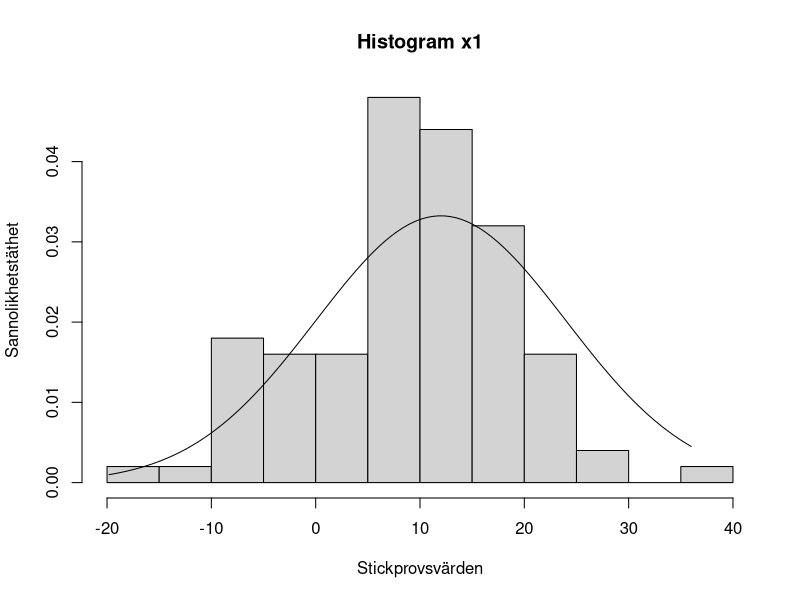
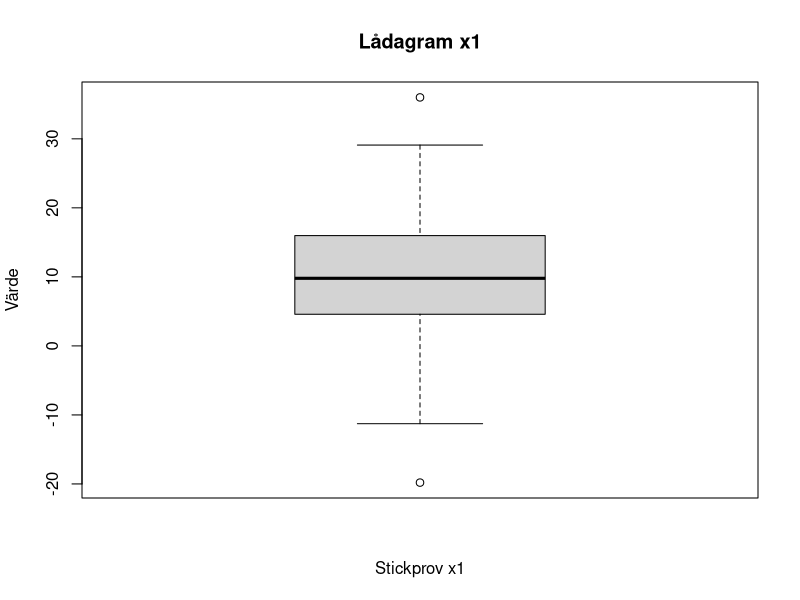
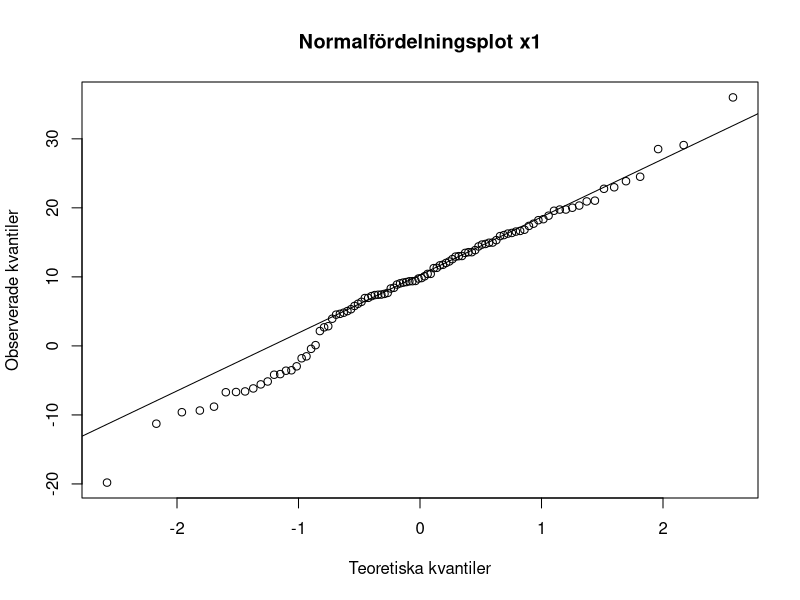
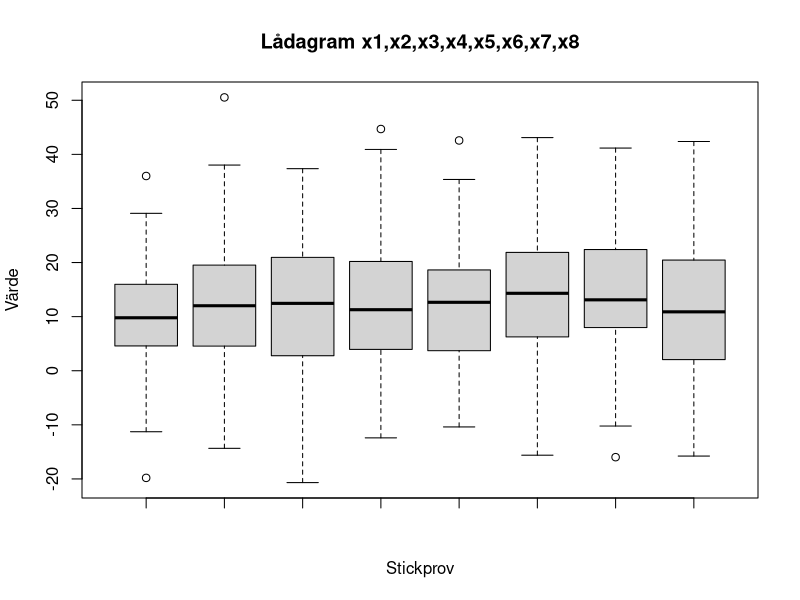
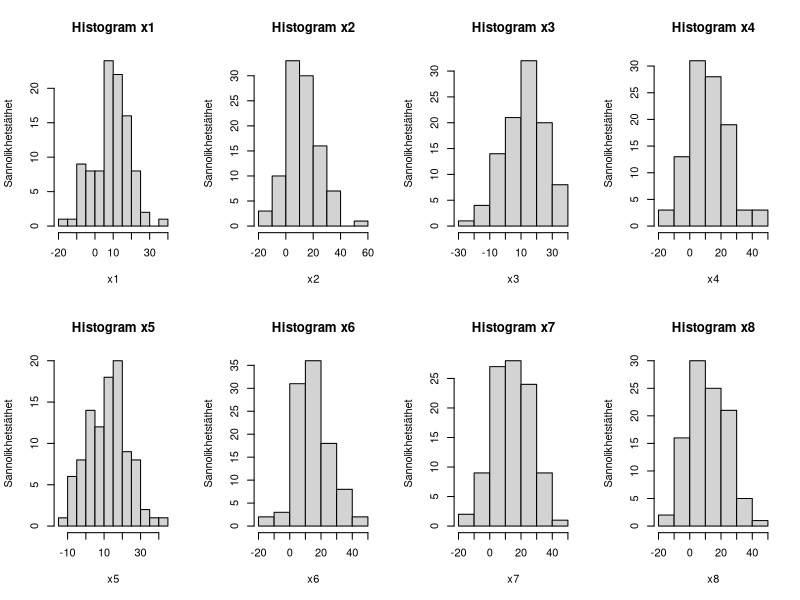
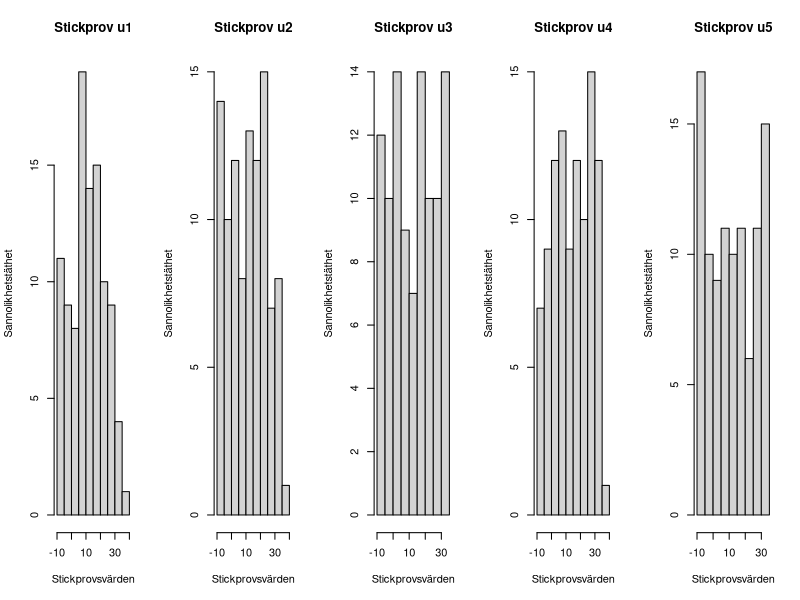
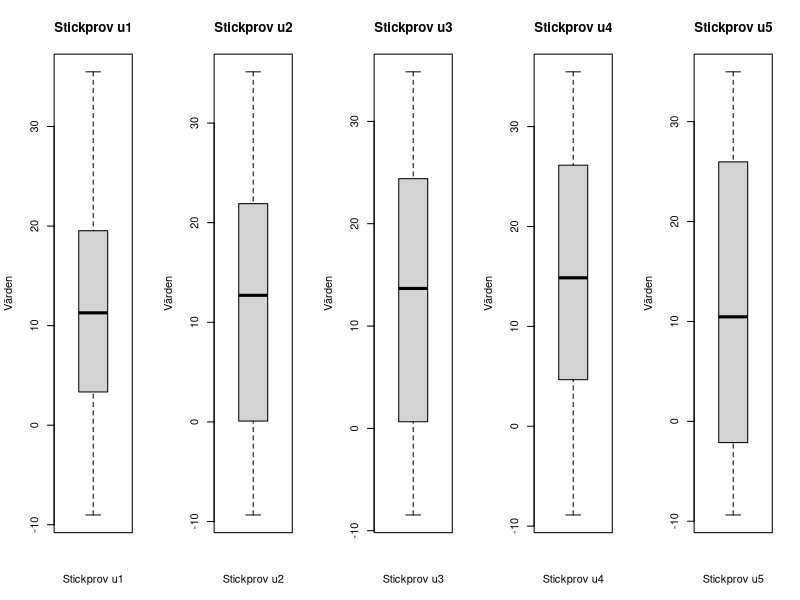
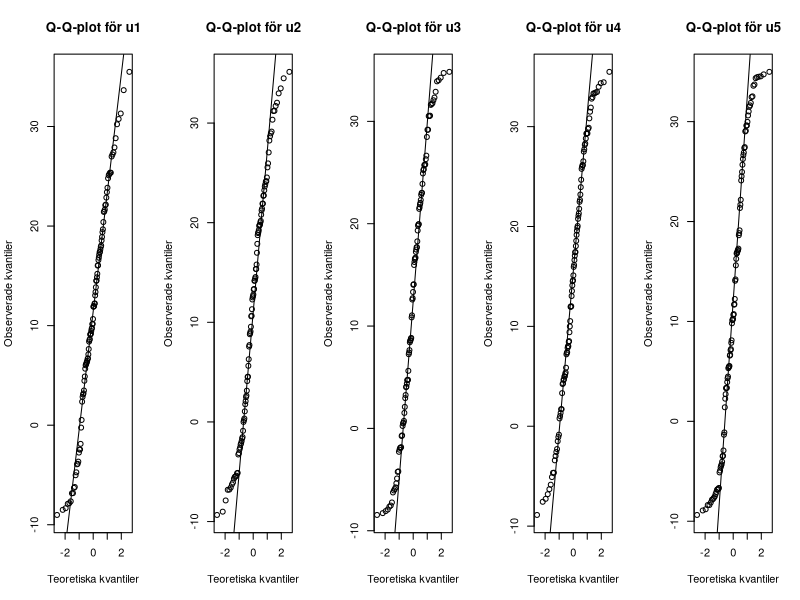

Source code (R) for these figures, in order:
## ---- chunk 1
set.seed(20040911)

n <- 100

x1 <- rnorm(n, 12, 12)

hist(x1,
     main = "Histogram x1",
     xlab = "Stickprovsvärden",
     ylab = "Sannolikhetstäthet",
     prob = TRUE)
x <- seq(from = min(x1), to = max(x1), length.out = 100) # tag minsta x:-10 
# och största x:25 för linjens intervall
# kan göra manuellt och sätta från -10 till 25 men detta gör 
#det enklare om man vill på något sätt förändra
# stickproven
lines(x, dnorm(x, 12, 12))
## ---- chunk 2
boxplot(x1,
        main = "Lådagram x1",
        xlab = "Stickprov x1",
        ylab = "Värde")
## ---- chunk 3
qqnorm(x1,
       main = "Normalfördelningsplot x1",
       xlab = "Teoretiska kvantiler",
       ylab = "Observerade kvantiler")
qqline(x1)
## ---- chunk 4
# definierar 8 stickprov som x1,x2,...,x8 med en normalfördelning

set.seed(20040911)
x1 <- rnorm(n, 12, 12) # kommer att bli samma stickprov som ovan då vi har samma seed
x2 <- rnorm(n, 12, 12) # detta blir ett stickprov annorlunda från x1, likaså de nedan
x3 <- rnorm(n, 12, 12)
x4 <- rnorm(n, 12, 12)
x5 <- rnorm(n, 12, 12)
x6 <- rnorm(n, 12, 12)
x7 <- rnorm(n, 12, 12)
x8 <- rnorm(n, 12, 12)
## ---- chunk 5
boxplot(x1, x2, x3, x4, x5, x6, x7, x8, xlab = "Stickprov", ylab = "Värde", main = "Lådagram x1,x2,x3,x4,x5,x6,x7,x8")
## ---- chunk 6
old_par <- par(mfrow = c(2, 4)) # 2 rader, 4 kolonner
hist(x1, main = "Histogram x1", ylab = "Sannolikhetstäthet")
hist(x2, main = "Histogram x2", ylab = "Sannolikhetstäthet")
hist(x3, main = "Histogram x3", ylab = "Sannolikhetstäthet")
hist(x4, main = "Histogram x4", ylab = "Sannolikhetstäthet")
hist(x5, main = "Histogram x5", ylab = "Sannolikhetstäthet")
hist(x6, main = "Histogram x6", ylab = "Sannolikhetstäthet")
hist(x7, main = "Histogram x7", ylab = "Sannolikhetstäthet")
hist(x8, main = "Histogram x8", ylab = "Sannolikhetstäthet")
par(old_par) 
## ---- chunk 7
set.seed(20040911)

# välj a från uppgift 1
a <- 13
n <- 100

# definiera gränser
alpha <- a * (1 - sqrt(3))
beta <- a * (1 + sqrt(3))

# generera slumpmässiga data
u1 <- runif(n, min = alpha, max = beta)
u2 <- runif(n, min = alpha, max = beta)
u3 <- runif(n, min = alpha, max = beta)
u4 <- runif(n, min = alpha, max = beta)
u5 <- runif(n, min = alpha, max = beta)

# plotta histogram
old_par <- par(mfrow = c(1, 5))  # skapa layout för flera plots och repetera för alla 3 typer av plottar
hist(u1, main = "Stickprov u1", xlab = "Stickprovsvärden", ylab = "Sannolikhetstäthet", breaks = 10)
hist(u2, main = "Stickprov u2", xlab = "Stickprovsvärden", ylab = "Sannolikhetstäthet", breaks = 10)
hist(u3, main = "Stickprov u3", xlab = "Stickprovsvärden", ylab = "Sannolikhetstäthet", breaks = 10)
hist(u4, main = "Stickprov u4", xlab = "Stickprovsvärden", ylab = "Sannolikhetstäthet", breaks = 10)
hist(u5, main = "Stickprov u5", xlab = "Stickprovsvärden", ylab = "Sannolikhetstäthet", breaks = 10)

par(old_par)

# plotta lådagram
old_par <- par(mfrow = c(1, 5))
boxplot(u1, main = "Stickprov u1", xlab = "Stickprov u1", ylab = "Värden")
boxplot(u2, main = "Stickprov u2", xlab = "Stickprov u2", ylab = "Värden")
boxplot(u3, main = "Stickprov u3", xlab = "Stickprov u3", ylab = "Värden")
boxplot(u4, main = "Stickprov u4", xlab = "Stickprov u4", ylab = "Värden")
boxplot(u5, main = "Stickprov u5", xlab = "Stickprov u5", ylab = "Värden")

par(old_par)

# plotta normalfördelningsplot
old_par <- par(mfrow = c(1, 5))
qqnorm(u1, main = "Q-Q-plot för u1", xlab = "Teoretiska kvantiler", ylab = "Observerade kvantiler")
qqline(u1)
qqnorm(u2, main = "Q-Q-plot för u2", xlab = "Teoretiska kvantiler", ylab = "Observerade kvantiler")
qqline(u2)
qqnorm(u3, main = "Q-Q-plot för u3", xlab = "Teoretiska kvantiler", ylab = "Observerade kvantiler")
qqline(u3)
qqnorm(u4, main = "Q-Q-plot för u4", xlab = "Teoretiska kvantiler", ylab = "Observerade kvantiler")
qqline(u4)
qqnorm(u5, main = "Q-Q-plot för u5", xlab = "Teoretiska kvantiler", ylab = "Observerade kvantiler")
qqline(u5)
par(old_par)  # återställ layout
## ---- chunk 8
set.seed(20040911)

# välj a såsom uppgift 1 kräver
a <- 13
n <- 10

# definiera parametern beta
beta <- 1/a


# generera 5 oberoende stickprov
e1 <- rexp(n, r = beta)
e2 <- rexp(n, r = beta)
e3 <- rexp(n, r = beta)
e4 <- rexp(n, r = beta)
e5 <- rexp(n, r = beta)
  
# plotta histogram
old_par <- par(mfrow = c(1, 5))
hist(e1, main = paste("e1, n =", n), xlab = "Värden", ylab = "Sannolikhetstäthet", breaks = 10)
hist(e2, main = paste("e2, n =", n), xlab = "Värden", ylab = "Sannolikhetstäthet", breaks = 10)
hist(e3, main = paste("e3, n =", n), xlab = "Värden", ylab = "Sannolikhetstäthet", breaks = 10)
hist(e4, main = paste("e4, n =", n), xlab = "Värden", ylab = "Sannolikhetstäthet", breaks = 10)
hist(e5, main = paste("e5, n =", n), xlab = "Värden", ylab = "Sannolikhetstäthet", breaks = 10)
par(old_par)
## ---- chunk 9
# plotta lådagram
old_par <- par(mfrow = c(1, 5))
boxplot(e1, main = paste("e1, n =", n), xlab = "Stickprov e1", ylab = "Värden", breaks = 10)
boxplot(e2, main = paste("e2, n =", n), xlab = "Stickprov e2", ylab = "Värden", breaks = 10)
boxplot(e3, main = paste("e3, n =", n), xlab = "Stickprov e3", ylab = "Värden", breaks = 10)
boxplot(e4, main = paste("e4, n =", n), xlab = "Stickprov e4", ylab = "Värden", breaks = 10)
boxplot(e5, main = paste("e5, n =", n), xlab = "Stickprov e5", ylab = "Värden", breaks = 10)
par(old_par)
## ---- chunk 10
# plotta normalfördelningsplot
old_par <- par(mfrow = c(1, 5))
qqnorm(e1, main = paste("e1, n =", n), xlab = "Teoretiska kvantiler", ylab = "Observerade kvantiler")
qqline(e1)
qqnorm(e2, main = paste("e2, n =", n), xlab = "Teoretiska kvantiler", ylab = "Observerade kvantiler")
qqline(e2)
qqnorm(e3, main = paste("e3, n =", n), xlab = "Teoretiska kvantiler", ylab = "Observerade kvantiler")
qqline(e3)
qqnorm(e4, main = paste("e4, n =", n), xlab = "Teoretiska kvantiler", ylab = "Observerade kvantiler")
qqline(e4)
qqnorm(e5, main = paste("e5, n =", n), xlab = "Teoretiska kvantiler", ylab = "Observerade kvantiler")
qqline(e5)
par(old_par)
## ---- chunk 11
data <- read.csv("olvinsprit.csv", header = TRUE)

land <- data$Land
beer <- data$beer
vin <- data$vin
sprit <- data$sprit
## ---- chunk 12

old_par <- par(mfrow = c(1, 3)) # 1 rad, 3 kolonner

hist(beer, prob = TRUE, main = "Histogram Ölkonsumtion", 
     xlab = "Ölkonsumtion per land", ylab ="Densitet")
x <- seq(from = 20, to = 160, length.out = 100)
lines(x, dnorm(x, mean(beer), sd(beer)))

hist(vin, prob = TRUE, main = "Histogram Vinkonsumtion", 
     xlab = "Vinkonsumtion per land", ylab ="Densitet")
x <- seq(from = 0, to = 60, length.out = 100)
lines(x, dnorm(x, mean(vin), sd(vin)))

hist(sprit, prob = TRUE, main = "Histogram Spritkonsumtion", 
     xlab = "Spritkonsumtion per land", ylab ="Densitet")
x <- seq(from = 2, to = 9, length.out = 100)
lines(x, dnorm(x, mean(sprit), sd(sprit)))

par(old_par)
## ---- chunk 13

old_par <- par(mfrow = c(1, 3)) # 1 rad, 3 kolonner

qqnorm(beer, main = "Ölkonsumtion", xlab = "Teoretiska kvantiler", ylab = "Kvantiler stickprov")
qqline(beer)

qqnorm(vin, main = "Vinkonsumtion", xlab = "Teoretiska kvantiler", ylab = "Kvantiler stickprov")
qqline(vin)

qqnorm(sprit, main = "Spritkonsumtion", xlab = "Teoretiska kvantiler", ylab = "Kvantiler stickprov")
qqline(sprit)

par(old_par)
## ---- chunk 14
 
barplot(beer, names.arg = land, xlab ="Länder",
        ylab ="Ölkonsumtion", col ="gold",
        main ="Genomsnittlig ölkonsumtion i 18 OECD-länder",
        cex.names=.29)

abline(mean(beer), 0)
## ---- chunk 15
barplot(vin, names.arg = land, xlab ="Länder",
        ylab ="Vinkonsumtion", col ="red",
        main ="Genomsnittlig vinkonsumtion i 18 OECD-länder",
        cex.names=.29)

abline(mean(vin), 0)
## ---- chunk 16
barplot(sprit, names.arg = land, xlab ="Länder",
        ylab ="Spritkonsumtion", col ="lightgrey",
        main ="Genomsnittlig spritkonsumtion i 18 OECD-länder",
        cex.names=.29)

abline(mean(sprit), 0)
## ---- chunk 17
plot(beer, vin, xlab = "Ölkonsumtion", ylab = "Vinkonsumtion")
text(beer, vin, land, cex = 0.5, pos = 1)
## ---- chunk 18
plot(beer, sprit, xlab = "Ölkonsumtion", ylab = "Spritkonsumtion")
text(beer, sprit, land, cex = 0.5, pos = 1)
## ---- chunk 19
plot(sprit, vin, xlab = "Spritkonsumtion", ylab = "Vinkonsumtion")
text(sprit, vin, land, cex = 0.5, pos = 1)
## ---- chunk 20

total_alk_kons = beer + vin + sprit # Skapa en vektor med totala alkoholkonsumtionen.

barplot(total_alk_kons, names.arg = land, xlab ="Länder",
        ylab ="Totala alkoholkonsumtionen", col ="black",
        main ="Totala alkoholkonsumtionen i 18 OECD-länder.",
        cex.names=.29)
